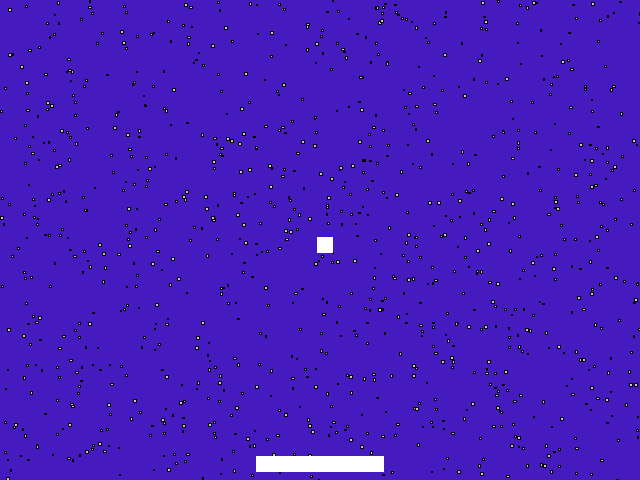
Frame 1 (no input)
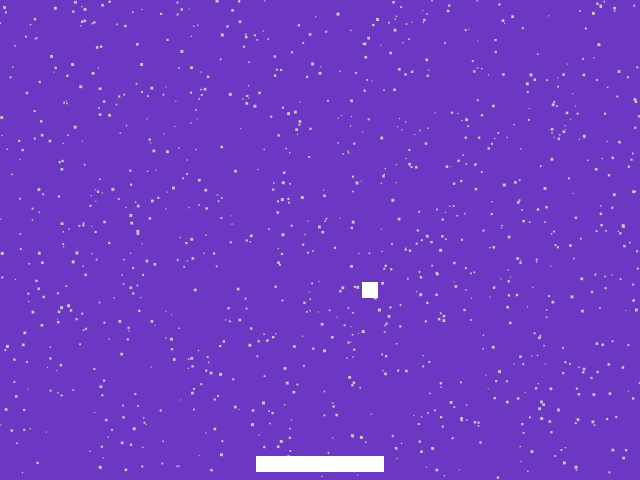
Frame 60 (the mouse pressed at the canvas centre just before this capture)
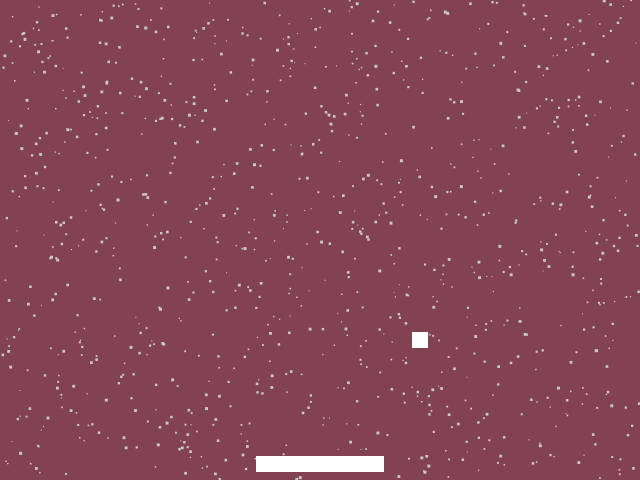
Frame 120 (the mouse held since frame 60 and released just before this capture)

The Processing sketch that drew these frames (run headless with seeded random() and noise(); from frame 60 on, the mouse is pressed at the canvas centre):

// Processing sketch: exercise02
// ── exercise02.pde
color backgroundColor = color(0); 


int numStatic = 1000;
int staticSizeMin = 1;
int staticSizeMax = 3;
color staticColor = color(200);  

int colorChange = 255;

int paddleX;
int paddleY;
int paddleVX;
int paddleSpeed = 10;
int paddleWidth = 128;
int paddleHeight = 16;
color paddleColor = color(255);


int ballX;
int ballY;
int ballVX;
int ballVY;
int ballSpeed = 5;
int ballSize = 16;
color ballColor = color(255);

void setup() {
  size(640, 480);  
  setupPaddle();  
  setupBall();
}


void setupPaddle() {
  paddleX = width/2;  
  paddleY = height - paddleHeight;
  paddleVX = 0;
}


void setupBall() {
  ballX = width/2;
  ballY = height/2;
  ballVX = ballSpeed;
  ballVY = ballSpeed;
}

void draw() {
 //frameRate(50);
  //background(backgroundColor);   
  changeColor();
  drawStatic(); 

  updatePaddle();
  updateBall();

  drawPaddle();
  drawBall();
}


void drawStatic() {
  
  for (int i = 0; i < numStatic; i++) { 
   float x = random(0,width);  //choose a random postion between 0 and 640
   float y = random(0,height); //choose a random position between 0 and 480
   float staticSize = random(staticSizeMin,staticSizeMax); 
   fill(staticColor);
   rect(x,y,staticSize,staticSize);
  }
}

//CHANGE   
void changeColor(){                                        //I gave the background a flashing background using random colours

for (int i =0; i < 255; i++){
  background((random(0,255)),(random(0,100)), (random(0, 200))) ;
 
}
}


void updatePaddle() {
  paddleX += paddleVX;  
  paddleX = constrain(paddleX,0+paddleWidth/2,width-paddleWidth/2);
}


void updateBall() {
  ballX += ballVX;
  ballY += ballVY;
  
  handleBallHitPaddle();       
  handleBallHitWall();
  handleBallOffBottom();
}


void drawPaddle() {
  for (int i =0; i < 255; i++){
  rectMode(CENTER);
  noStroke();
  fill(paddleColor);
  rect(paddleX, paddleY, paddleWidth, paddleHeight);}
  
 
}


void drawBall() {
  rectMode(CENTER);
  noStroke();
  fill(ballColor);
  rect(ballX, ballY, ballSize, ballSize);
}


void handleBallHitPaddle() {
  if (ballOverlapsPaddle()) {
    ballY = paddleY - paddleHeight/2 - ballSize/2;
    ballVY = -ballVY;
  }
}

boolean ballOverlapsPaddle() {
  if (ballX - ballSize/2 > paddleX - paddleWidth/2 && ballX + ballSize/2 < paddleX + paddleWidth/2) {
    if (ballY > paddleY - paddleHeight/2) {
      return true;
    }
  }
  return false;
}


void handleBallOffBottom() {
  if (ballOffBottom()) {
    ballX = width/2;
    ballY = height/2;
  }
}

boolean ballOffBottom() {
  return (ballY - ballSize/2 > height);
}


void handleBallHitWall() {
  if (ballX - ballSize/2 < 0) {
    ballX = 0 + ballSize/2;
    ballVX = -ballVX;
  } else if (ballX + ballSize/2 > width) {
    ballX = width - ballSize/2;
    ballVX = -ballVX;
  }
 
  if (ballY - ballSize/2 < 0) {
    ballY = 0 + ballSize/2;
    ballVY = -ballVY;
  }
}

void keyPressed() {
  if (keyCode == LEFT) {
    paddleVX = -paddleSpeed;
  } else if (keyCode == RIGHT) {
    paddleVX = paddleSpeed;
  }
}

void keyReleased() {
  if (keyCode == LEFT && paddleVX < 0) {
    paddleVX = 0;
  } else if (keyCode == RIGHT && paddleVX > 0) {
    paddleVX = 0;
  }
}
